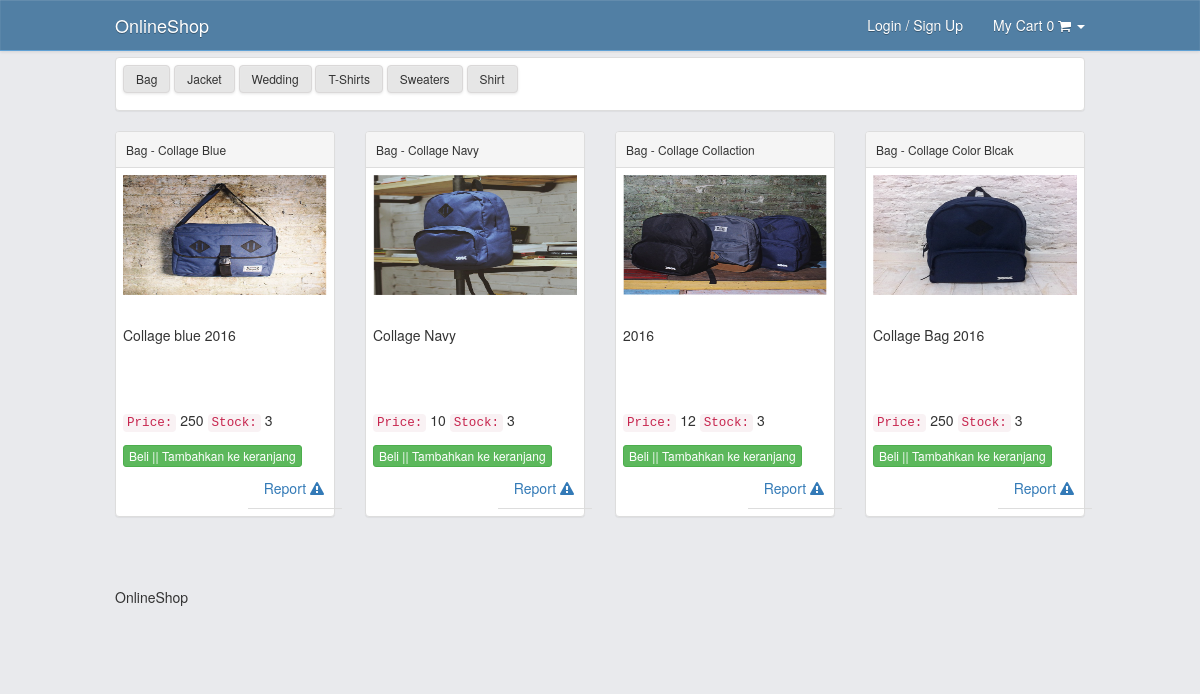
/index.php/home/showme/Bag, run on the app's committed database.
### tables this page shows
CREATE TABLE `all_settings` (
  `all_id` int(3) NOT NULL,
  `all_name_settings` varchar(60) NOT NULL,
  `all_value_settings` varchar(60) NOT NULL
);

CREATE TABLE `products` (
  `pro_id` int(16) NOT NULL,
  `pro_name` varchar(50) NOT NULL,
  `pro_title` varchar(20) NOT NULL,
  `pro_description` text NOT NULL,
  `pro_price` int(9) NOT NULL,
  `pro_stock` int(3) NOT NULL,
  `pro_image` text NOT NULL
);

### application/controllers/home.php (called while the page is built, shortened)
<?php
class Home extends CI_Controller {
	public function __construct ()
	{
		$this->load->model('model_products');
		$this->load->model('model_settings');
	}
	public function showme($pro_name)
	{
			$data['get_sitename'] = $this->model_settings->sitename_settings();
			$data['get_footer'] = $this->model_settings->footer_settings();
			$data['starts'] = $this->model_products->dis_products();
			$data['comes'] = $this->model_products->showme($pro_name);
			$this->load->view('this_products',$data);
	}
}

### index.php (called while the page is built, shortened)
<?php
require_once BASEPATH.'core/CodeIgniter.php';

### application/models/model_settings.php (called while the page is built, shortened)
<?php
class Model_settings extends CI_Model {
		public function sitename_settings()
		{
			$query = $this->db->query('SELECT  * FROM all_settings WHERE all_name_settings = "site_name"');
			return $query->result();
		}
		public function footer_settings()
		{
			$query = $this->db->query('SELECT  * FROM all_settings WHERE all_name_settings = "footer"');
			return $query->result();
		}
}

### application/models/model_products.php (called while the page is built, shortened)
<?php
class Model_products extends CI_Model {
		public function dis_products()
		{
				$this->db->distinct();
				$query = $this->db->query('SELECT DISTINCT pro_name FROM products');
				return $query->result();
		}
		public function showme($pro_name)
		{
			$query = $this->db->get_where('products', array('pro_name' => $pro_name));
			return $query->result();
		}
}

### application/views/this_products.php (the view, shortened to what this page needs)
<!DOCTYPE html>
<html lang="en">
<head>
    <link href="<?php echo base_url('/assets/css/bootstrap.min.css');?>" rel="stylesheet">
    <link href="<?php echo base_url('/assets/css/modern-business.css');?>" rel="stylesheet">
    <link href="<?php echo base_url('/assets/font-awesome/css/font-awesome.min.css');?>" rel="stylesheet" type="text/css">
</head>
<body>
   <?php $this->load->view('layout/navigation')?>
    <div class="container">
        <?php $this->load->view('layout/product_menu')?>
        <div class="row">
            <?php $send = 'add';?>
			<?php foreach ($comes as $come ) : ?>
			<div class="col-md-3">
                <div class="panel panel-default">
                    <div class="panel-heading">
						<h6><?=  $come->pro_name  ?> - <?=  $come->pro_title  ?></h6>
                    </div>
                    <div class="panel-body">
							<?php
								$product_image =['src'	=>'assets/uploads/'.$come->pro_image,
								'class'=>'img-responsive img-portfolio img-hover',
								'id'=>'g'
								];
								echo img($product_image);
							?>
                        <p id="t"> <?=  $come->pro_description  ?></p>
						<p><code>Price:</code> <?=  $come->pro_price  ?>  <code> Stock:</code> <?=  $come->pro_stock  ?> </p>
                         <?php  if($this->session->userdata('group')	!=	'1'  and $this->session->userdata('group')	!=	'2' ): ?>
						<?=  anchor('home/add_to_cart/'.$come->pro_id.'/'.$send,'Beli || Tambahkan ke keranjang',['class'=>'btn btn-success  btn-xs','role'=>'button']) ?>
                        <ul class="nav nav-tabs navbar-right">
							<li class="dropdown">
								<a class="dropdown-toggle" data-toggle="dropdown">Report <i class="fa fa-exclamation-triangle"></i></a>
							</li>
						</ul>
						<?php endif;?>
                    </div>
                </div>
            </div>
			<?php endforeach; ?>
        </div>
        <?php $this->load->view('layout/footer')?>
    </div>
</body>
</html>

### application/views/layout/navigation.php (shortened to what this page needs)
<nav class="navbar navbar-inverse navbar-fixed-top" role="navigation">
			<div class="container">
				<div class="navbar-header">
					<a class="navbar-brand" href="<?php echo base_url(); ?>"><?php foreach($get_sitename as $sitename):?><?=  $sitename->all_value_settings;?><?php endforeach;?></a>
				</div>
				<div class="collapse navbar-collapse" id="bs-example-navbar-collapse-1">
					<ul class="nav navbar-nav navbar-right">
						<?php if ($this->session->userdata('username')): ?>
						<li>
							<?php echo ('<a>'.'Welcome '.$this->session->userdata('username').'</a>'); ?>
						</li>
						<li>
							<?php echo anchor('logout','Logout');?>
							<?php else:?>
						<li>
							<?php echo anchor('login','Login / Sign Up');?>
							<?php endif;?>
						</li>
						<?php  if($this->session->userdata('group')	!=	'1'  and $this->session->userdata('group')	!=	'2' ): ?>
						<li class="dropdown">
							<a href="#" class="dropdown-toggle" data-toggle="dropdown"> My Cart <?= $this->cart->total_items(); ?> <i class="fa fa-shopping-cart"> </i> <b class="caret"> </b></a>
						</li>
						<?php endif;?>
					</ul>
				</div>
			</div>
		</nav>

### application/views/layout/footer.php
<footer>
          <div class="row">
              <div class="col-lg-12">
                  <p><?php foreach($get_footer as $footer):?><?=  $footer->all_value_settings;?><?php endforeach;?></p>
              </div>
          </div>
      </footer>

### assets/css/modern-business.css (style rules this page uses)
html, body { height: 100%; }
body { padding-top: 50px; }
.img-portfolio { margin-bottom: 30px; }
footer { margin: 50px 0; }

### application/views/this_products.php (style rules this page uses)
#g { width:400%;height: 120px; }
#t { width: 230px;height: 75px;overflow: scroll; }

### data on the page
all_settings: all_value_settings "OnlineShop"
products: pro_name "Bag", pro_title "Collage Blue", pro_image (picture), pro_description "Collage blue 2016", pro_price "250", pro_stock "3", pro_id "Beli || Tambahkan ke keranjang"
products: pro_name "Bag", pro_title "Collage Navy", pro_image (picture), pro_description "Collage Navy", pro_price "10", pro_stock "3", pro_id "Beli || Tambahkan ke keranjang"
products: pro_name "Bag", pro_title "Collage Collaction", pro_image (picture), pro_description "2016", pro_price "12", pro_stock "3", pro_id "Beli || Tambahkan ke keranjang"
products: pro_name "Bag", pro_title "Collage Color Blcak", pro_image (picture), pro_description "Collage Bag 2016", pro_price "250", pro_stock "3", pro_id "Beli || Tambahkan ke keranjang"
all_settings: all_value_settings "OnlineShop"

### other printed values
anchor('login','Login / Sign Up') "Login / Sign Up"
$this->cart->total_items() "0"
